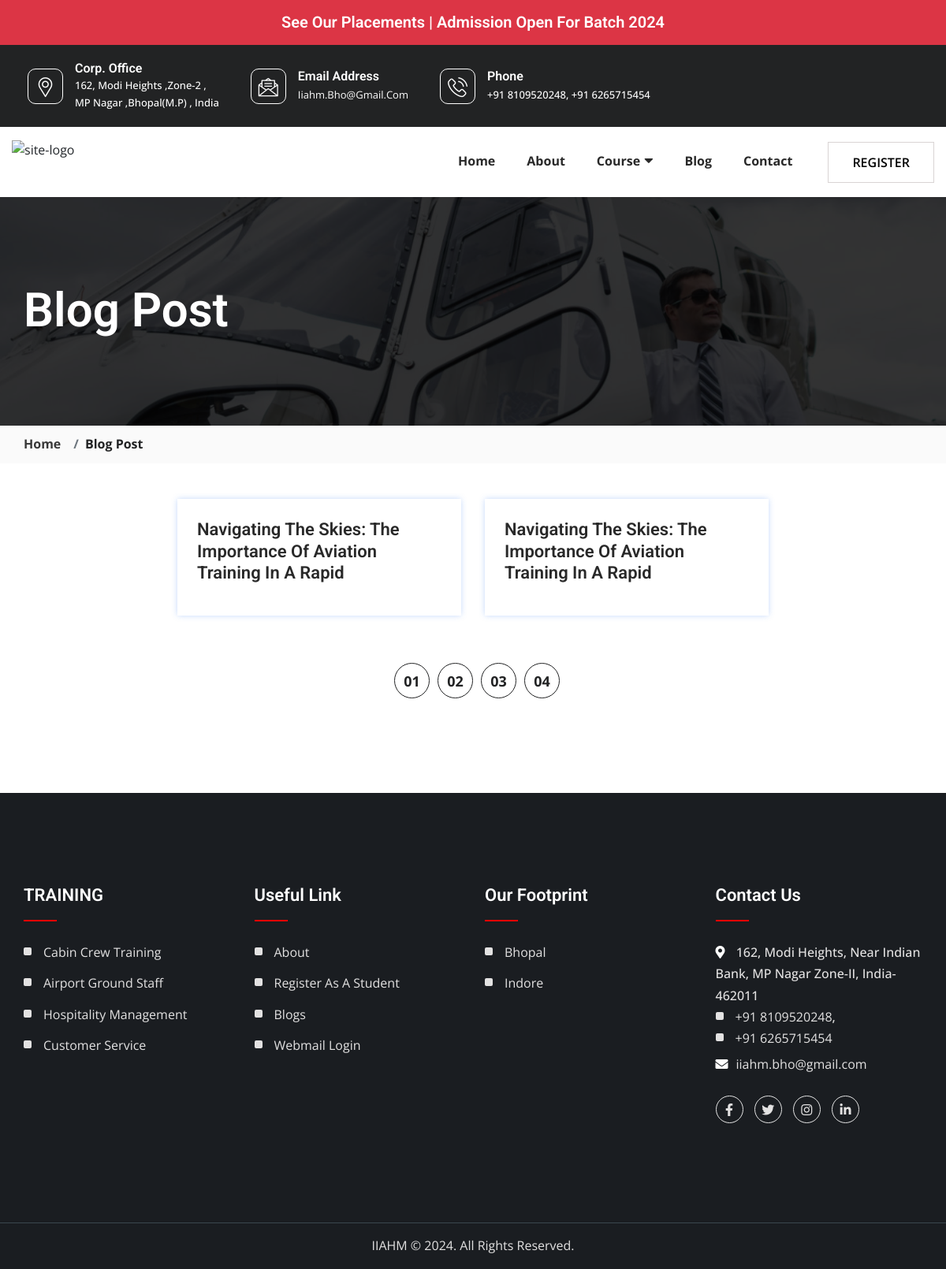
Before: /website/blog.php with the older database file.
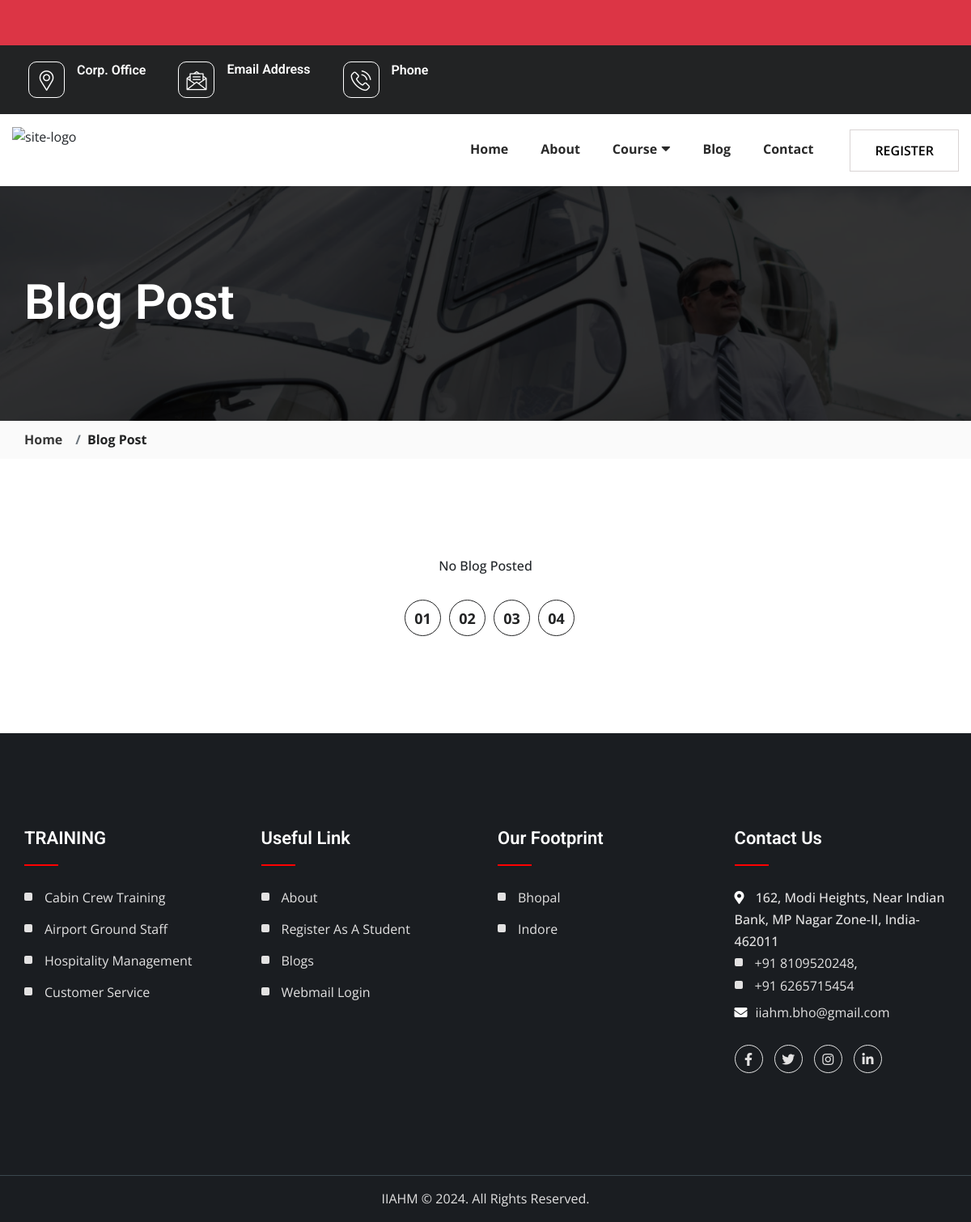
After: the same page with the newer database file.
### tables this page shows
CREATE TABLE `websitesetting` (
  `id` int(11) NOT NULL,
  `scrollert` varchar(100) NOT NULL,
  `adress` varchar(100) NOT NULL,
  `email` varchar(50) NOT NULL,
  `ContactNo` varchar(50) NOT NULL,
  `logo` varchar(50) NOT NULL,
  `bgimghero` varchar(50) NOT NULL,
  `h1text` varchar(100) NOT NULL,
  `subhead` varchar(255) NOT NULL,
  `paraM` text NOT NULL,
  `listM` varchar(255) NOT NULL,
  `Whyimg` varchar(50) NOT NULL,
  `whyiiahmtext` text NOT NULL,
  `affimg` varchar(100) NOT NULL,
  `textaff` text NOT NULL
);

CREATE TABLE `blog` (
  `id` int(11) NOT NULL,
  `img` varchar(100) NOT NULL,
  `title` varchar(100) NOT NULL,
  `blog` text NOT NULL,
  `poated_by` varchar(20) NOT NULL,
  `metaT` text NOT NULL,
  `metaD` text NOT NULL,
  `editedBy` varchar(255) NOT NULL
);

### website/blog.php (the view, shortened to what this page needs)
<!DOCTYPE html>
<html lang="en">
<?php
include "db/connect.php";
include "assets/Content/header.php"; ?>
    <section class="inner-banner-section pt-120 pb-120">
        <div class="container">
            <div class="row">
                <div class="col-lg-7">
                    <div class="inner-banner-content">
                        <h2 class="title">blog post </h2>
                    </div>
                </div>
            </div>
        </div>
    </section>
     <div class="breadcrumb-section">
        <div class="container">
            <nav aria-label="breadcrumb">
                <ol class="breadcrumb">
                <li class="breadcrumb-item"><a href="index.php">Home</a></li>
                <li class="breadcrumb-item active" aria-current="page">Blog Post</li>
                </ol>
            </nav>
        </div>
    </div>
    <section class="blog-section pt-120 pb-120">
        <div class="container">
            <div class="row justify-content-center mb-30-none">
<?php
include ('db/connect.php');
$ret = mysqli_query($conn , "SELECT * FROM blog ORDER BY id DESC");
if(mysqli_num_rows($ret) > 0) {
  while ($row=mysqli_fetch_array($ret)){
?>
                <div class="col-lg-4 col-md-6 col-sm-8 mb-30">
                    <div class="blog-thumb--style">
                    </div>
                    <div class="blog-content--style">
                        <h3 class="title"><a href="blog-details.html"><?=$row['title']?></a></h3>
                    </div>
                </div>
               <?php } }else { echo "No Blog Posted";}?>
            </div>
            <div class="row justify-content-center mt-60">
                <ul class="pagination">
                    <li><a href="#">01</a></li>
                    <li><a href="#">02</a></li>
                    <li><a href="#">03</a></li>
                    <li><a href="#">04</a></li>
                </ul>
            </div>
        </div>
    </section>
    <?php include "assets/Content/footer.php"; ?>
</body>
</html>

### website/assets/Content/header.php (shortened to what this page needs)
<?php
include "../../db/connect.php";
$queryWebSet = "SELECT * From websitesetting where id=1";
$retWeb = mysqli_query($conn , $queryWebSet);
$resWeb = mysqli_fetch_assoc($retWeb);
$registerLink = "https://form.iiahmaviationacademy.com/?utm_source=website_rgstr_btn&utm_target=student";
?>
<head>
    <link rel="stylesheet" href="assets/css/fontawesome-all.min.css">
    <link rel="stylesheet" href="assets/font/flaticon.css">
    <link rel="stylesheet" href="assets/css/magnific-popup.css">
    <link rel="stylesheet" href="assets/css/nice-select.css">
    <link rel="stylesheet" href="assets/css/bootstrap.min.css">
    <link rel="stylesheet" href="assets/css/swiper.min.css">
    <link rel="stylesheet" href="assets/css/animate.css">
    <link rel="stylesheet" href="assets/css/style.css">
    <link rel="stylesheet" href="assets/css/responsive.css">
</head>
<body>
    <div class="bg-danger text-center p-3">
    <a href="#"><h4 class="text-white"> <?=$resWeb['scrollert']?> </h4> </a>
                </div>
<header class="header-section">
        <div class="header-top d-none d-xl-block">
            <div class="container">
                <div class="row">
                    <div class="col-lg-10">
                        <div class="header-wrapper">
                            <div class="header-info">
                                <div class="info-item">
                                    <div class="info-thumb">
                                        <i class="flaticon-placeholder"></i>
                                    </div>
                                    <div class="info-content">
                                        <h6 class="title">Corp. Office</h6>
                                        <span><?=$resWeb['adress']?></span>
                                    </div>
                                </div>
                                <div class="info-item">
                                    <div class="info-thumb">
                                        <i class="flaticon-message"></i>
                                    </div>
                                    <div class="info-content">
                                        <h6 class="title">email address</h6>
                                        <span><a href="mailto:<?=$resWeb['email']?>"><?=$resWeb['email']?></a></span>
                                    </div>
                                </div>
                                <div class="info-item">
                                    <div class="info-thumb">
                                        <i class="flaticon-phone-call"></i>
                                    </div>
                                    <div class="info-content">
                                        <h6 class="title">Phone</h6>
                                        <span><?=$resWeb['ContactNo']?></span>
                                    </div>
                                </div>
                            </div>
                        </div>
                    </div>
                    <div class="col-lg-2">
                    </div>
                </div>
            </div>
        </div>
        <div class="header-bottom">
            <div class="container">
                <div class="row align-items-center justify-content-between">
                    <a class="site-logo site-title" href="index.php"><img src="https://app.iiahmaviationacademy.com/assets/images/logo.jpg" alt="site-logo"></a>
                    <nav class="navbar navbar-expand-lg p-0">
                        <div class="collapse navbar-collapse" id="navbarSupportedContent">
                            <ul class="navbar-nav main-menu ml-auto">
                                <li class="menu_has_children"><a href="index.php">Home</a>
                                </li>
                                <li><a href="about.php">About</a></li>
                                <li class="menu_has_children"><a href="#0">Course<i class="fas fa-caret-down"></i></a>
                                </li>
                                <li class="menu_has_children"><a href="blog.php">Blog</a>
                                </li>
                                <li><a href="contact.php">Contact</a></li>
                            </ul>
                            <div class="header-action d-flex flex-wrap align-items-center">
                                <a href="<?=$registerLink?>" class="cmn-btn">Register</a>
                            </div>
                        </div>
                    </nav>
                </div>
            </div>
        </div>
    </header>

### website/assets/Content/footer.php
<footer class="footer-section pt-120 pb-120">
        <div class="container">
            <div class="row mb-30-none">
                <div class="col-lg-3 col-sm-6 mb-30">
                    <div class="footer-widget widget-menu">
                        <h3 class="widget-title">TRAINING</h3>
                        <ul>
                            <li><a href="#">Cabin Crew Training</a></li>
                            <li><a href="#">Airport Ground Staff</a></li>
                            <li><a href="#">Hospitality Management</a></li>
                            <li><a href="#">Customer Service</a></li>
                        </ul>
                    </div>
                </div>
                <div class="col-lg-3 col-sm-6 mb-30">
                    <div class="footer-widget widget-menu">
                        <h3 class="widget-title">useful link</h3>
                        <ul>
                            <li><a href="about.php">about</a></li>
                            <li><a href="contact.php">Register As a Student</a></li>
                            <li><a href="blog.php">Blogs</a></li>
                            <li><a href="https://iiahmbpl.com:2096" target="_blank">Webmail Login</a></li>
                        </ul>
                    </div>
                </div>
                <div class="col-lg-3 col-sm-6 mb-30">
                    <div class="footer-widget widget-menu">
                        <h3 class="widget-title">our footprint</h3>
                        <ul>
                            <li><a href="#">Bhopal</a></li>
                            <li><a href="#">Indore</a></li>
                        </ul>
                    </div>
                </div>
                <div class="col-lg-3 col-sm-6 mb-30">
                    <div class="footer-widget widget-menu">
                        <h3 class="widget-title">contact us</h3>
                        <ul class="footer-widget-content">
                            <li>
                                <p><i class="fas fa-map-marker-alt white-icon"></i> 162, Modi heights, near Indian bank, MP Nagar Zone-II, India-462011<br> <a href="tel:918109520248">+91 8109520248 </a>, <a href="tel:916265715454">+91 6265715454</a></p>
                            </li>
                                <p><i class="fas fa-envelope white-icon"></i><a href="mailto:iiahm.bho@gmail.com">iiahm.bho@gmail.com</a></p>
                        </ul>
                        <ul class="footer-social">
                            <li><a href="#0"><i class="fab fa-facebook-f"></i></a></li>
                            <li><a href="#0" class="active"><i class="fab fa-twitter"></i></a></li>
                            <li><a href="#0"><i class="fab fa-instagram"></i></a></li>
                            <li><a href="#0"><i class="fab fa-linkedin-in"></i></a></li>
                        </ul>
                    </div>
                </div>
            </div>
        </div>
    </footer>
    <div class="privacy-area wow fadeIn" data-wow-duration="0.5" data-wow-delay="0.5s">
        <div class="container">
            <div class="row">
                <div class="col-lg-12 text-center">
                    <p><a href="index.php">IIAHM © <?=date('Y')?>. All Rights Reserved.</a> </p>
                </div>
            </div>
        </div>
    </div>

Changed rows visible on the page:
removed websitesetting: scrollert "See Our Placements | Admission Open For Batch 2024", adress "162, Modi Heights ,Zone-2 , MP Nagar ,Bhopal(M.P) , India", email "Iiahm.bho@gmail.com", ContactNo "+91 8109520248, +91 6265715454"
removed blog: title "Navigating The Skies: The Importance Of Aviation Training In A Rapid"
removed blog: title "Navigating The Skies: The Importance Of Aviation Training In A Rapid"
Other visible differences:
text now shown: "No Blog Posted"
